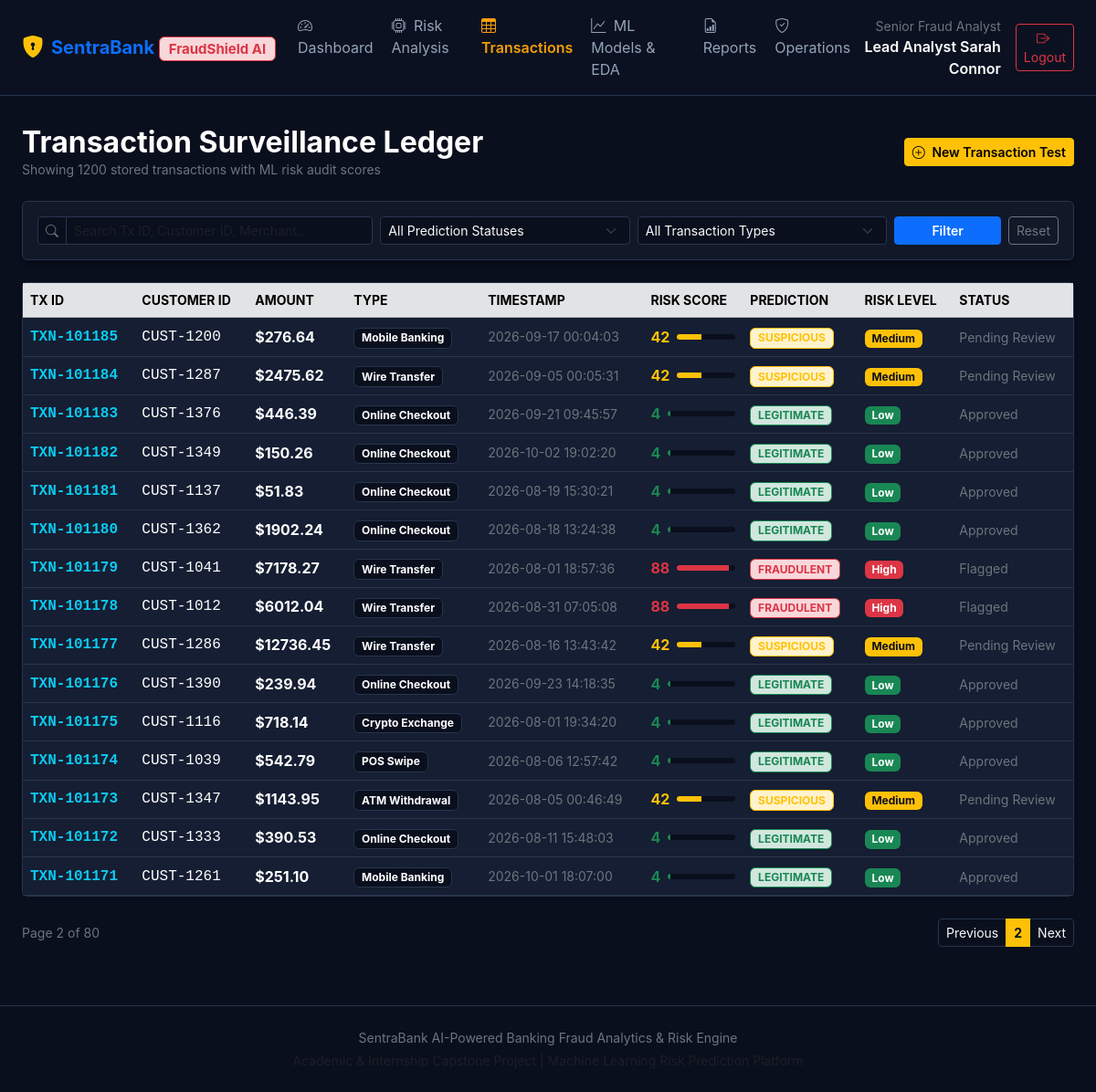
Page /transactions?page=2&search=&status=all&type=all (signed in) on the committed database.
### tables this page shows
CREATE TABLE transactions (
        id INTEGER PRIMARY KEY AUTOINCREMENT,
        transaction_id TEXT UNIQUE NOT NULL,
        customer_id TEXT NOT NULL,
        amount REAL NOT NULL,
        transaction_type TEXT NOT NULL,
        transaction_time TEXT NOT NULL,
        account_age INTEGER,
        location TEXT,
        merchant_category TEXT,
        device_type TEXT,
        previous_transactions INTEGER DEFAULT 0,
        previous_fraud_count INTEGER DEFAULT 0,
        transaction_frequency REAL DEFAULT 0.0,
        failed_transactions INTEGER DEFAULT 0,
        is_fraud INTEGER DEFAULT 0,
        prediction TEXT,
        fraud_probability REAL,
        risk_score INTEGER,
        risk_level TEXT,
        status TEXT DEFAULT 'pending_review',
        analyst_notes TEXT,
        created_at TIMESTAMP DEFAULT CURRENT_TIMESTAMP
    );

### app.py (the view)
@app.route('/transactions')
@login_required
def transactions():
    search = request.args.get('search', '').strip()
    status_filter = request.args.get('status', 'all')
    type_filter = request.args.get('type', 'all')
    page = int(request.args.get('page', 1))
    per_page = 15
    offset = (page - 1) * per_page
    conn = get_db()
    query = 'SELECT * FROM transactions WHERE 1=1'
    params = []
    if search:
        query += ' AND (transaction_id LIKE ? OR customer_id LIKE ? OR merchant_category LIKE ?)'
        like_str = f'%{search}%'
        params.extend([like_str, like_str, like_str])
    if status_filter != 'all':
        query += ' AND prediction = ?'
        params.append(status_filter)
    if type_filter != 'all':
        query += ' AND transaction_type = ?'
        params.append(type_filter)
    count_query = query.replace('SELECT *', 'SELECT COUNT(*)')
    total_records = conn.execute(count_query, params).fetchone()[0]
    query += ' ORDER BY id DESC LIMIT ? OFFSET ?'
    params.extend([per_page, offset])
    tx_list = conn.execute(query, params).fetchall()
    conn.close()
    total_pages = max(1, (total_records + per_page - 1) // per_page)
    return render_template(
        'transactions.html',
        transactions=tx_list,
        current_page=page,
        total_pages=total_pages,
        total_records=total_records,
        search=search,
        status_filter=status_filter,
        type_filter=type_filter
    )

### app.py (called while the page is built)
def get_db():
    conn = sqlite3.connect(DB_PATH)
    conn.row_factory = sqlite3.Row
    return conn

def login_required(f):
    @wraps(f)
    def decorated_function(*args, **kwargs):
        if 'user_id' not in session:
            flash('Please log in to access the fraud detection portal.', 'warning')
            return redirect(url_for('login'))
        return f(*args, **kwargs)
    return decorated_function

### templates/transactions.html (shortened to what this page needs)
{% extends "base.html" %}
{% block content %}
<div class="d-flex justify-content-between align-items-center mb-4 flex-wrap gap-2">
    <div>
        <h2 class="fw-bold text-white mb-0">Transaction Surveillance Ledger</h2>
        <p class="text-secondary small mb-0">Showing {{ total_records }} stored transactions with ML risk audit scores</p>
    </div>
    <div>
        <a href="{{ url_for('predict') }}" class="btn btn-warning btn-sm fw-semibold">
            <i class="bi bi-plus-circle me-1"></i> New Transaction Test
        </a>
    </div>
</div>
<div class="card bg-navy border-secondary p-3 mb-4">
    <form method="GET" action="{{ url_for('transactions') }}" class="row g-2 align-items-center">
        <div class="col-12 col-md-4">
            <div class="input-group input-group-sm">
                <span class="input-group-text bg-dark border-secondary text-secondary">
                    <i class="bi bi-search"></i>
                </span>
                <input type="text" class="form-control bg-dark text-light border-secondary" name="search" value="{{ search }}" placeholder="Search Tx ID, Customer ID, Merchant...">
            </div>
        </div>
        <div class="col-6 col-md-3">
            <select class="form-select form-select-sm bg-dark text-light border-secondary" name="status">
                <option value="all" {% if status_filter == 'all' %}selected{% endif %}>All Prediction Statuses</option>
            </select>
        </div>
        <div class="col-6 col-md-3">
            <select class="form-select form-select-sm bg-dark text-light border-secondary" name="type">
                <option value="all" {% if type_filter == 'all' %}selected{% endif %}>All Transaction Types</option>
            </select>
        </div>
        <div class="col-12 col-md-2 d-flex gap-2">
            <button type="submit" class="btn btn-primary btn-sm w-100 fw-semibold">Filter</button>
            <a href="{{ url_for('transactions') }}" class="btn btn-outline-secondary btn-sm">Reset</a>
        </div>
    </form>
</div>
<div class="card bg-navy border-secondary shadow-sm mb-4">
    <div class="table-responsive">
        <table class="table table-dark table-hover mb-0 align-middle">
            <thead class="table-secondary text-uppercase small">
                <tr>
                    <th>Tx ID</th>
                    <th>Customer ID</th>
                    <th>Amount</th>
                    <th>Type</th>
                    <th>Timestamp</th>
                    <th>Risk Score</th>
                    <th>Prediction</th>
                    <th>Risk Level</th>
                    <th>Status</th>
                </tr>
            </thead>
            <tbody>
                {% for tx in transactions %}
                <tr>
                    <td class="font-monospace text-info fw-bold">{{ tx.transaction_id }}</td>
                    <td class="font-monospace">{{ tx.customer_id }}</td>
                    <td class="fw-bold">${{ "%.2f"|format(tx.amount) }}</td>
                    <td><span class="badge bg-dark border border-secondary">{{ tx.transaction_type }}</span></td>
                    <td class="small text-secondary">{{ tx.transaction_time }}</td>
                    <td>
                        <div class="d-flex align-items-center gap-2">
                            <span class="fw-bold {% if tx.risk_score >= 70 %}text-danger{% elif tx.risk_score >= 35 %}text-warning{% else %}text-success{% endif %}">
                                {{ tx.risk_score }}
                            </span>
                            <div class="progress flex-grow-1 bg-dark" style="height: 6px; width: 50px;">
                                <div class="progress-bar {% if tx.risk_score >= 70 %}bg-danger{% elif tx.risk_score >= 35 %}bg-warning{% else %}bg-success{% endif %}"
                                     style="width: {{ tx.risk_score }}%;"></div>
                            </div>
                        </div>
                    </td>
                    <td>
                        {% if tx.prediction == 'Fraudulent' %}
                        <span class="badge bg-danger-subtle text-danger border border-danger">FRAUDULENT</span>
                        {% elif tx.prediction == 'Suspicious' %}
                        <span class="badge bg-warning-subtle text-warning border border-warning">SUSPICIOUS</span>
                        {% else %}
                        <span class="badge bg-success-subtle text-success border border-success">LEGITIMATE</span>
                        {% endif %}
                    </td>
                    <td>
                        <span class="badge {% if tx.risk_level == 'High' %}bg-danger{% elif tx.risk_level == 'Medium' %}bg-warning text-dark{% else %}bg-success{% endif %}">
                            {{ tx.risk_level }}
                        </span>
                    </td>
                    <td><small class="text-secondary">{{ tx.status }}</small></td>
                </tr>
                {% else %}
                <tr>
                    <td colspan="9" class="text-center py-4 text-secondary">
                        No transactions match your query criteria.
                    </td>
                </tr>
                {% endfor %}
            </tbody>
        </table>
    </div>
</div>
{% if total_pages > 1 %}
<nav class="d-flex justify-content-between align-items-center">
    <span class="small text-secondary">Page {{ current_page }} of {{ total_pages }}</span>
    <ul class="pagination pagination-sm mb-0">
        <li class="page-item {% if current_page <= 1 %}disabled{% endif %}">
            <a class="page-link bg-dark text-light border-secondary" href="{{ url_for('transactions', page=current_page-1, search=search, status=status_filter, type=type_filter) }}">Previous</a>
        </li>
        <li class="page-item active">
            <span class="page-link bg-warning text-dark border-warning fw-bold">{{ current_page }}</span>
        </li>
        <li class="page-item {% if current_page >= total_pages %}disabled{% endif %}">
            <a class="page-link bg-dark text-light border-secondary" href="{{ url_for('transactions', page=current_page+1, search=search, status=status_filter, type=type_filter) }}">Next</a>
        </li>
    </ul>
</nav>
{% endif %}
{% endblock %}

### static/css/style.css (style rules this page uses)
:root { --bs-dark-rgb: 10, 15, 29; --navy-bg: #0f172a; --navy-card: #1e293b; --border-color: #334155; --accent-gold: #f59e0b; --danger-red: #ef4444; }
body { background-color: #0b0f19; font-family: -apple-system, BlinkMacSystemFont, "Segoe UI", Roboto, "Helvetica Neue", Arial, sans-serif; color: #e2e8f0; }
.bg-navy { background-color: #111827 !important; }
.card { background-color: #151e32; border-color: #27354f; box-shadow: 0 4px 6px -1px rgba(0, 0, 0, 0.2), 0 2px 4px -1px rgba(0, 0, 0, 0.1); }
.table-dark { --bs-table-bg: #151e32; --bs-table-border-color: #27354f; }
.border-secondary { border-color: #27354f !important; }

### rows in the picture
transactions: transaction_id "TXN-101185", customer_id "CUST-1200", amount "276.64", transaction_type "Mobile Banking", transaction_time "2026-09-17 00:04:03", risk_score "42", prediction "SUSPICIOUS", risk_level "Medium", status "Pending Review"
transactions: transaction_id "TXN-101184", customer_id "CUST-1287", amount "2475.62", transaction_type "Wire Transfer", transaction_time "2026-09-05 00:05:31", risk_score "42", prediction "SUSPICIOUS", risk_level "Medium", status "Pending Review"
transactions: transaction_id "TXN-101183", customer_id "CUST-1376", amount "446.39", transaction_type "Online Checkout", transaction_time "2026-09-21 09:45:57", risk_score "4", prediction "LEGITIMATE", risk_level "Low", status "Approved"
transactions: transaction_id "TXN-101182", customer_id "CUST-1349", amount "150.26", transaction_type "Online Checkout", transaction_time "2026-10-02 19:02:20", risk_score "4", prediction "LEGITIMATE", risk_level "Low", status "Approved"
transactions: transaction_id "TXN-101181", customer_id "CUST-1137", amount "51.83", transaction_type "Online Checkout", transaction_time "2026-08-19 15:30:21", risk_score "4", prediction "LEGITIMATE", risk_level "Low", status "Approved"
transactions: transaction_id "TXN-101180", customer_id "CUST-1362", amount "1902.24", transaction_type "Online Checkout", transaction_time "2026-08-18 13:24:38", risk_score "4", prediction "LEGITIMATE", risk_level "Low", status "Approved"
transactions: transaction_id "TXN-101179", customer_id "CUST-1041", amount "7178.27", transaction_type "Wire Transfer", transaction_time "2026-08-01 18:57:36", risk_score "88", prediction "FRAUDULENT", risk_level "High", status "Flagged"
transactions: transaction_id "TXN-101178", customer_id "CUST-1012", amount "6012.04", transaction_type "Wire Transfer", transaction_time "2026-08-31 07:05:08", risk_score "88", prediction "FRAUDULENT", risk_level "High", status "Flagged"
transactions: transaction_id "TXN-101177", customer_id "CUST-1286", amount "12736.45", transaction_type "Wire Transfer", transaction_time "2026-08-16 13:43:42", risk_score "42", prediction "SUSPICIOUS", risk_level "Medium", status "Pending Review"
transactions: transaction_id "TXN-101176", customer_id "CUST-1390", amount "239.94", transaction_type "Online Checkout", transaction_time "2026-09-23 14:18:35", risk_score "4", prediction "LEGITIMATE", risk_level "Low", status "Approved"
transactions: transaction_id "TXN-101175", customer_id "CUST-1116", amount "718.14", transaction_type "Crypto Exchange", transaction_time "2026-08-01 19:34:20", risk_score "4", prediction "LEGITIMATE", risk_level "Low", status "Approved"
transactions: transaction_id "TXN-101174", customer_id "CUST-1039", amount "542.79", transaction_type "POS Swipe", transaction_time "2026-08-06 12:57:42", risk_score "4", prediction "LEGITIMATE", risk_level "Low", status "Approved"
transactions: transaction_id "TXN-101173", customer_id "CUST-1347", amount "1143.95", transaction_type "ATM Withdrawal", transaction_time "2026-08-05 00:46:49", risk_score "42", prediction "SUSPICIOUS", risk_level "Medium", status "Pending Review"
transactions: transaction_id "TXN-101172", customer_id "CUST-1333", amount "390.53", transaction_type "Online Checkout", transaction_time "2026-08-11 15:48:03", risk_score "4", prediction "LEGITIMATE", risk_level "Low", status "Approved"
transactions: transaction_id "TXN-101171", customer_id "CUST-1261", amount "251.10", transaction_type "Mobile Banking", transaction_time "2026-10-01 18:07:00", risk_score "4", prediction "LEGITIMATE", risk_level "Low", status "Approved"

### other values in the picture
{{ session.get('role', 'Fraud Analyst') }} "Senior Fraud Analyst"
{{ session.get('full_name', 'Analyst') }} "Lead Analyst Sarah Connor"
{{ total_records }} "1200"
{{ current_page }} "2"
{{ total_pages }} "80"
